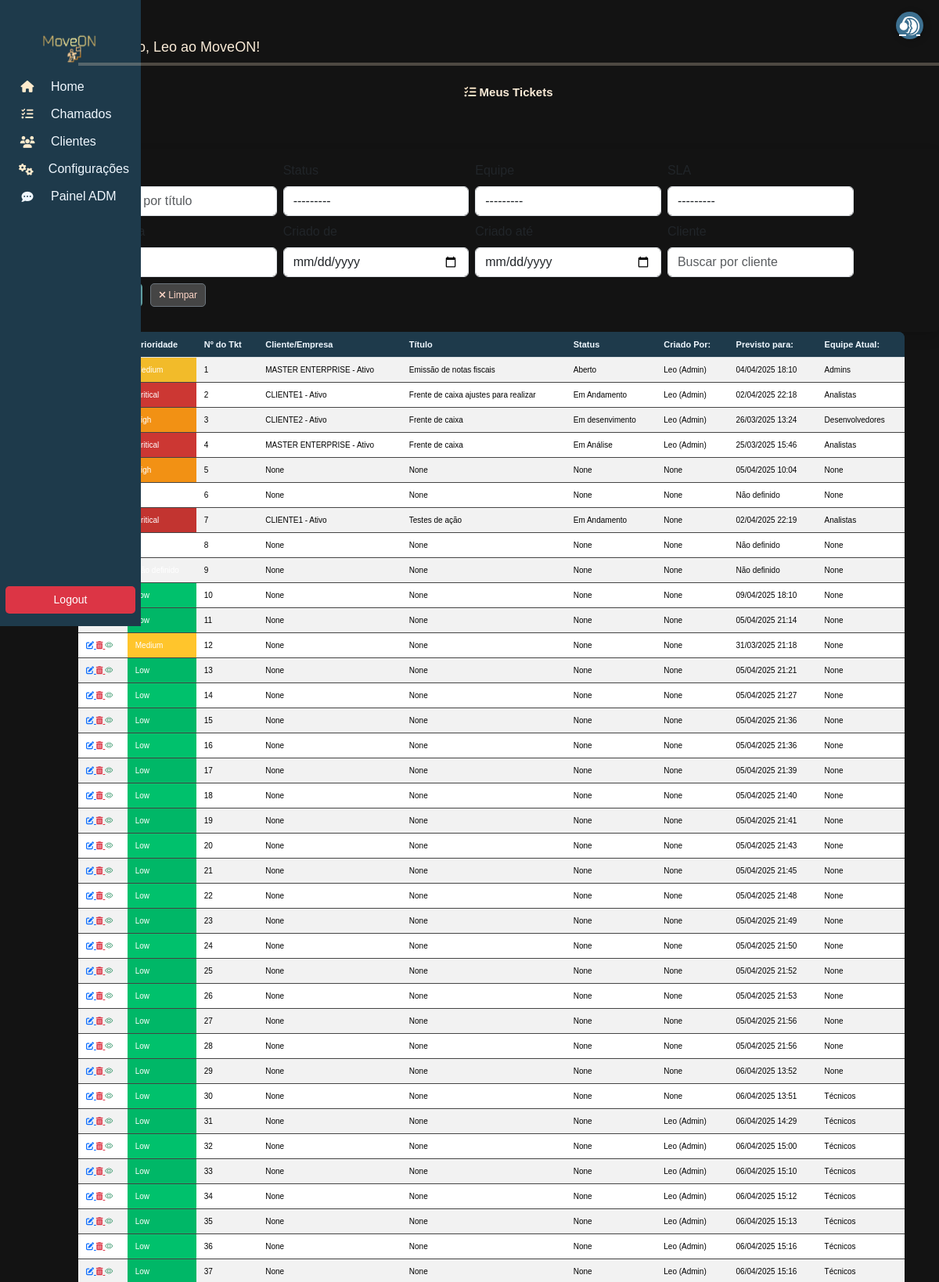
The app's page /move/tickets/list (signed in, upper part) with its own data.
### move_on/models.py (models this page shows, shortened)
class User(AbstractUser):
    client = models.ForeignKey(Profile, on_delete=models.CASCADE, related_name="users", null=True, blank=True, db_column='client')
    role = models.ForeignKey(Role, on_delete=models.SET_NULL, null=True, blank=True, db_column='role')
    groups = models.ManyToManyField(
        'auth.Group',
        related_name='move_on_users',
        blank=True
    )
    user_permissions = models.ManyToManyField(
        'auth.Permission',
        related_name='move_on_users',
        blank=True
    )
    class Meta:
        db_table = "users"
    def __str__(self):
        return f"{self.username} ({self.role})" if self.role else self.username

class Ticket(models.Model):
    client = models.ForeignKey(Profile, on_delete=models.PROTECT, related_name="tickets", null=True, blank=True)
    created_by = models.ForeignKey(User, on_delete=models.CASCADE, related_name="created_tickets", null=True, blank=True)
    assigned_team = models.ForeignKey(Team, on_delete=models.SET_NULL, null=True, blank=True, related_name="tickets")
    sla = models.ForeignKey(SLA, on_delete=models.SET_NULL, null=True, blank=True)
    title = models.CharField("Título", max_length=255, null=True, blank=True)
    description = models.TextField("Descrição", null=True, blank=True)
    status = models.ForeignKey(TicketStatus, on_delete=models.SET_NULL, null=True, blank=True)
    created_at = models.DateTimeField("Criado em", auto_now_add=True)
    updated_at = models.DateTimeField("Atualizado em", auto_now=True)
    due_date = models.DateTimeField("Previsão", null=True, blank=True)
    category = models.ForeignKey(Category, on_delete=models.CASCADE, blank=True, null=True)
    log = models.TextField("Log de Alterações", blank=True)
    class Meta:
        db_table = "tickets"

class SLA(models.Model):
    priority = models.CharField("Prioridade",max_length=10, choices=SLAPriority.choices)
    response_time = models.IntegerField("Tempo de Resposta (dias)")
    resolution_time = models.IntegerField("Tempo de Resolução (dias)")
    def __str__(self):
        return f"{self.get_priority_display()} - {self.resolution_time} dias"
    class Meta:
        db_table = "sla"

class Profile(models.Model):
    name = models.CharField("Nome da Empresa", max_length=150)
    document = models.CharField("CPF/CNPJ", max_length=18, unique=True)
    email = models.EmailField("E-mail", unique=True)
    phone = models.CharField("Telefone", max_length=20, blank=True, null=True)
    active = models.BooleanField("Ativo?", default=True)
    created_at = models.DateTimeField("Criado em", auto_now_add=True)
    class Meta:
        db_table = "profiles"
    def __str__(self):
        return f"{self.name} - {'Ativo' if self.active else 'Inativo'}"

class TicketStatus(models.Model):
    name = models.CharField("Status", max_length=50, unique=True)
    class Meta:
        db_table = "ticket_status"
    def __str__(self):
        return self.name

class Role(models.Model):
    name = models.CharField("Nome do Papel", max_length=50, unique=True)
    description = models.TextField("Descrição", blank=True, null=True)
    class Meta:
        db_table = "roles"
    def __str__(self):
        return self.name

class Team(models.Model):
    client = models.ForeignKey(Profile, on_delete=models.CASCADE, related_name="teams", blank=True, null=True)
    name = models.CharField("Nome da Equipe", max_length=150)
    roles = models.ManyToManyField(Role, related_name="teams", blank=True)
    members = models.ManyToManyField(User, related_name="teams", blank=True)
    class Meta:
        db_table = "teams"
    def __str__(self):
        return f"{self.name}"

### move_on/views.py (the view, shortened to what this page needs)
# urls.py: path('tickets/list',TicketListView.as_view(), name="ticket_list"),
class TicketListView(LoginRequiredMixin, ListView):
    model = Ticket
    template_name = 'tickets/ticket_list.html'
    context_object_name = 'tickets'
    paginate_by= 50
    def get_queryset(self):
        user = self.request.user
        self.form = TicketFilterForm(self.request.GET)
        if user.is_superuser:
            queryset = Ticket.objects.all()
        else:
            queryset = Ticket.objects.filter(
                Q(client=user.client) & (Q(created_by=user) | Q(client=user.client))
            )
        if self.form.is_valid():
            if self.form.cleaned_data["title"]:
                queryset = queryset.filter(title__icontains=self.form.cleaned_data["title"])
            if self.form.cleaned_data["status"]:
                queryset = queryset.filter(status=self.form.cleaned_data["status"])
            if self.form.cleaned_data["assigned_team"]:
                queryset = queryset.filter(assigned_team=self.form.cleaned_data["assigned_team"])
            if self.form.cleaned_data["sla"]:
                queryset = queryset.filter(sla=self.form.cleaned_data["sla"])
            if self.form.cleaned_data["category"]:
                queryset = queryset.filter(category=self.form.cleaned_data["category"])
            if self.form.cleaned_data["created_at_start"]:
                queryset = queryset.filter(created_at__date__gte=self.form.cleaned_data["created_at_start"])
            if self.form.cleaned_data["created_at_end"]:
                queryset = queryset.filter(created_at__date__lte=self.form.cleaned_data["created_at_end"])
            if self.form.cleaned_data["client"]:
                queryset = queryset.filter(client__name__icontains=self.form.cleaned_data["client"])
        return queryset
    def get_context_data(self, **kwargs):
        context = super().get_context_data(**kwargs)
        context["form"] = self.form
        return context
    def render_to_response(self, context, **response_kwargs):
        return super().render_to_response(context, **response_kwargs)

### move_on/models.py (called while the page is built)
    def __str__(self):
        return self.name

### move_on/templatetags/custom_filters.py (called while the page is built)
@register.filter
def get_color(value):
    if value == 'low':
        return '#00c16c'
    elif value == 'medium':
        return '#ffc52c'
    elif value == 'high':
        return '#ff9915'
    elif value == 'critical':
        return '#CC3733'
    return 'gray'  # Valor padrão, caso não tenha correspondência

### move_on/templates/Tickets/ticket_list.html (shortened to what this page needs)
{% extends "Menu/menu.html" %} {% block content %} {% load custom_filters %}
<link rel="stylesheet" href="https://cdn.jsdelivr.net/npm/bootstrap-icons/font/bootstrap-icons.css" />
<h4 style="margin: 25px; text-align: center">
  <i class="fas fa-tasks"></i> Meus Tickets
</h4>
<button id="toggleFilters" class="btn btn-secondary mb-2">
  <i class="fas fa-filter"></i> Filtros
</button>
<div class="filters p-3 rounded shadow" id="filterContainer">
  <form method="GET" class="row g-2">
    <div class="col-md-3 col-12 hide-on-small">
      <label for="id_title" class="form-label">Título</label>
      {{ form.title }}
    </div>
    <div class="col-md-3 col-12">
      <label for="id_status" class="form-label">Status</label>
      {{ form.status }}
    </div>
    <div class="col-md-3 col-12 hide-on-small">
      <label for="id_assigned_team" class="form-label">Equipe</label>
      {{ form.assigned_team }}
    </div>
    <div class="col-md-3 col-12 hide-on-small">
      <label for="id_sla" class="form-label">SLA</label>
      {{ form.sla }}
    </div>
    <div class="col-md-3 col-12">
      <label for="id_category" class="form-label">Categoria</label>
      {{ form.category }}
    </div>
    <div class="col-md-3 col-12">
      <label for="id_created_at_start" class="form-label">Criado de</label>
      {{ form.created_at_start }}
    </div>
    <div class="col-md-3 col-12">
      <label for="id_created_at_end" class="form-label">Criado até</label>
      {{ form.created_at_end }}
    </div>
    <div class="col-md-3 col-12">
      <label for="id_client" class="form-label">Cliente</label>
      {{ form.client }}
    </div>
    <div class="container-but">
      <button type="submit" class="btn btn-primary">
        <i class="fas fa-search"></i> Filtrar
      </button>
      <a href="{% url 'ticket_list' %}" class="btn btn-secondary">
        <i class="fas fa-times"></i> Limpar
      </a>
    </div>
  </form>
</div>
<div class="table-responsive">
  <table class="table table-sm table-striped" id="ticketTable">
    <thead class="text-center">
      <tr>
        <th class="hide-on-small">Ações</th>
        <th>Prioridade</th>
        <th>Nº do Tkt</th>
        <th>Cliente/Empresa</th>
        <th>Título</th>
        <th>Status</th>
        <th>Criado Por:</th>
        <th>Previsto para:</th>
        <th>Equipe Atual:</th>
      </tr>
    </thead>
    <tbody>
      {% for ticket in tickets %}
      <tr>
        <td class>
          <a href="{% url 'ticket_update' ticket.id %}">
            <i class="fas fa-edit" aria-placeholder="Editar" tooltip="Editar"></i>
          </a>
          <a class="text-danger" href="{% url 'ticket_delete' ticket.id %}">
            <i class="fas fa-trash-alt" aria-placeholder="Deletar" tooltip="Deletar"></i>
          </a>
          <a class="text-success" href="{% url 'ticket_detail' ticket.id %}">
            <i class="bi bi-eye" aria-placeholder="Detalhe" tooltip="Detalhes"></i>
          </a>
        </td>
        <td
          style="background-color: {% if ticket.sla %}{{ ticket.sla.priority|get_color }}{% else %}#FFFFFF{% endif %}; color: white;">
          {% if ticket.sla %} {{ ticket.sla.get_priority_display }} {% else %}
          Não definido {% endif %}
        </td>
        <td>{{ ticket.id }}</td>
        <td>{{ ticket.client }}</td>
        <td>{{ ticket.title }}</td>
        <td>{{ ticket.status }}</td>
        <td>{{ ticket.created_by }}</td>
        <td>
          {% if ticket.due_date %} {{ ticket.due_date|date:" d/m/Y H:i" }}
          {%else %} Não definido {% endif %}
        </td>
        <td>{{ ticket.assigned_team }}</td>
      </tr>
      {% empty %}
      <tr>
        <td colspan="9" class="text-center">Nenhum ticket encontrado.</td>
      </tr>
      {% endfor %}
    </tbody>
  </table>
</div>
</div>
{%endblock%}

### move_on/templates/Menu/menu.html (shortened to what this page needs)
{% load static %}
<head>
  <link href="https://cdn.jsdelivr.net/npm/bootstrap@5.3.3/dist/css/bootstrap.min.css" rel="stylesheet" />
  <link rel="stylesheet" href="https://cdnjs.cloudflare.com/ajax/libs/font-awesome/6.5.1/css/all.min.css" />
  <link rel="stylesheet" href="{% static 'css/styles.css' %}" />
</head>
<body>
  <nav class="sidebar">
    <h6> <img src="{% static 'image/moveon.png' %}" style="width: 100px; height:50px;"></h6>
    {% if user.is_authenticated %}
    <a href="/" data-bs-toggle="tooltip" data-bs-placement="right" title="Home">
      <i class="fas fa-home"></i> <span>Home</span>
    </a>
    <a href="{% url 'ticket_list' %}" data-bs-toggle="tooltip" data-bs-placement="right" title="Chamados">
      <i class="fas fa-tasks"></i> <span>Chamados</span>
    </a>
    <a href="{%url 'profile_list'%}" data-bs-toggle="tooltip" data-bs-placement="right" title="Clientes">
      <i class="fas fa-users"></i> <span>Clientes</span>
    </a>
    <a href="{% url 'params' %}" data-bs-toggle="tooltip" data-bs-placement="right" title="Configurações">
      <i class="fas fa-cogs"></i> <span>Configurações</span>
    </a>
    <a href="{% url 'chat_admin_panel' %}" data-bs-toggle="tooltip" data-bs-placement="right" title="Painel">
      <i class="fa-solid fa-comment-dots"></i><span>Painel ADM</span>
    </a>
    <form method="POST" action="{% url 'logout' %}">
      <button type="submit" class="btn btn-danger-2 w-100">Logout</button>
    </form>
    {% else %}
    <p>Necessário estar logado</p>
    {% endif %}
  </nav>
  <div class="content">
    <h3>
      {% block title %}Bem-vindo, {{ user.username }} ao MoveON!{% endblock %}
    </h3>
    <div class="bar-tab-color-preview">
      <hr style="border: none; height: 4px; background-color:blanchedalmond; margin: 0;">
    </div>
    {% block content %}{% endblock %}
  <a href="{% url 'ticket_form' %}" class="support-btn" data-bs-toggle="tooltip" data-bs-placement="left"
    title="Novo Chamado">
    <i class="fa-brands fa-teamspeak"></i>
  </a>
</body>
</html>

### move_on/static/css/styles.css (style rules this page uses)
body { background-color: rgb(19, 19, 19); }
* { font-family: Verdana, Geneva, Tahoma, sans-serif; }
.sidebar { width: 60px; height: 100vh; background: #1e3a4b; position: fixed; top: 0; left: 0; display: flex; flex-direction: column; align-items: center; padding-top: 35px; transition: width 0.5s ease; }
h4, h6 { color: antiquewhite; font-weight: bolder; font-size: 15px; }
h3 { color: antiquewhite; font-size: 18px; }
.sidebar a { text-decoration: none; color: aliceblue; display: flex; align-items: center; gap: 10px; padding: 15px; width: 100%; white-space: nowrap; overflow: hidden; }
.sidebar a i { font-size: 15px; width: 40px; text-align: center; }
.content { margin-left: 100px; margin-top: 50px; }
.fa-home { color: blanchedalmond; }
.fa-tasks { color: blanchedalmond; }
.fa-users { color: blanchedalmond; }
.fa-cogs { color: blanchedalmond; }
.support-btn { position: fixed; top: 15px; right: 20px; background: #3d7090; color: white; border-radius: 50%; width: 35px; height: 35px; display: flex; align-items: center; justify-content: center; font-size: 1.5rem; box-shadow: 2px 2px 10px rgba(0, 0, 0, 0.2); transition: transform 0.2s ease-in-out; z-index: 1000; }
.table { width: 96%; border-collapse: collapse; background-color: #1e3a4b; border-radius: 8px; overflow: hidden; padding: 25px; }
.table th { background-color: #1e3a4b; color: aliceblue; padding: 10px; text-align: left; font-size: 11px; }
.table td { padding: 10px; border-bottom: 1px solid #444; font-size: 10px; }
.table tbody tr:nth-child(even) { background-color: #1e3a4b; }
.btn { padding: 5px 10px; font-size: 12px; border-radius: 5px; }
.btn-danger-2 { background-color: #dc3545; color: white; padding: 10px 20px; border-radius: 5px; margin-top: 50vh; }
@media (min-width: 820px) { .btn-danger-2 { margin-top: 60vh; font-size: 14px; padding: 6px 10px; } }

### move_on/templates/Tickets/ticket_list.html (style rules this page uses)
.container-but { display: flex; gap: 10px; }
.btn-primary { background-color: cadetblue; color: antiquewhite; border: None; }
.btn-secondary { background-color: rgb(69, 69, 69); color: rgb(255, 215, 200); }
form { width: 92%; }

### records on screen
User: username "Leo"
Ticket: sla.priority "Medium", id "1", client "MASTER ENTERPRISE - Ativo", title "Emissão de notas fiscais", status "Aberto", created_by "Leo (Admin)", due_date "04/04/2025 18:10", assigned_team "Admins"
Ticket: sla.priority "Critical", id "2", client "CLIENTE1 - Ativo", title "Frente de caixa ajustes para realizar", status "Em Andamento", created_by "Leo (Admin)", due_date "02/04/2025 22:18", assigned_team "Analistas"
Ticket: sla.priority "High", id "3", client "CLIENTE2 - Ativo", title "Frente de caixa", status "Em desenvimento", created_by "Leo (Admin)", due_date "26/03/2025 13:24", assigned_team "Desenvolvedores"
Ticket: sla.priority "Critical", id "4", client "MASTER ENTERPRISE - Ativo", title "Frente de caixa", status "Em Análise", created_by "Leo (Admin)", due_date "25/03/2025 15:46", assigned_team "Analistas"
Ticket: sla.priority "High", id "5", client "None", title "None", status "None", created_by "None", due_date "05/04/2025 10:04", assigned_team "None"
Ticket: id "6", client "None", title "None", status "None", created_by "None", shows "Não definido", assigned_team "None"
Ticket: sla.priority "Critical", id "7", client "CLIENTE1 - Ativo", title "Testes de ação", status "Em Andamento", created_by "None", due_date "02/04/2025 22:19", assigned_team "Analistas"
Ticket: id "8", client "None", title "None", status "None", created_by "None", shows "Não definido", assigned_team "None"
Ticket: id "9", client "None", title "None", status "None", created_by "None", shows "Não definido", assigned_team "None"
Ticket: sla.priority "Low", id "10", client "None", title "None", status "None", created_by "None", due_date "09/04/2025 18:10", assigned_team "None"
Ticket: sla.priority "Low", id "11", client "None", title "None", status "None", created_by "None", due_date "05/04/2025 21:14", assigned_team "None"
Ticket: sla.priority "Medium", id "12", client "None", title "None", status "None", created_by "None", due_date "31/03/2025 21:18", assigned_team "None"
Ticket: sla.priority "Low", id "13", client "None", title "None", status "None", created_by "None", due_date "05/04/2025 21:21", assigned_team "None"
Ticket: sla.priority "Low", id "14", client "None", title "None", status "None", created_by "None", due_date "05/04/2025 21:27", assigned_team "None"
Ticket: sla.priority "Low", id "15", client "None", title "None", status "None", created_by "None", due_date "05/04/2025 21:36", assigned_team "None"
Ticket: sla.priority "Low", id "16", client "None", title "None", status "None", created_by "None", due_date "05/04/2025 21:36", assigned_team "None"
Ticket: sla.priority "Low", id "17", client "None", title "None", status "None", created_by "None", due_date "05/04/2025 21:39", assigned_team "None"
Ticket: sla.priority "Low", id "18", client "None", title "None", status "None", created_by "None", due_date "05/04/2025 21:40", assigned_team "None"
Ticket: sla.priority "Low", id "19", client "None", title "None", status "None", created_by "None", due_date "05/04/2025 21:41", assigned_team "None"
Ticket: sla.priority "Low", id "20", client "None", title "None", status "None", created_by "None", due_date "05/04/2025 21:43", assigned_team "None"
Ticket: sla.priority "Low", id "21", client "None", title "None", status "None", created_by "None", due_date "05/04/2025 21:45", assigned_team "None"
Ticket: sla.priority "Low", id "22", client "None", title "None", status "None", created_by "None", due_date "05/04/2025 21:48", assigned_team "None"
Ticket: sla.priority "Low", id "23", client "None", title "None", status "None", created_by "None", due_date "05/04/2025 21:49", assigned_team "None"
Ticket: sla.priority "Low", id "24", client "None", title "None", status "None", created_by "None", due_date "05/04/2025 21:50", assigned_team "None"
Ticket: sla.priority "Low", id "25", client "None", title "None", status "None", created_by "None", due_date "05/04/2025 21:52", assigned_team "None"
Ticket: sla.priority "Low", id "26", client "None", title "None", status "None", created_by "None", due_date "05/04/2025 21:53", assigned_team "None"
Ticket: sla.priority "Low", id "27", client "None", title "None", status "None", created_by "None", due_date "05/04/2025 21:56", assigned_team "None"
Ticket: sla.priority "Low", id "28", client "None", title "None", status "None", created_by "None", due_date "05/04/2025 21:56", assigned_team "None"
Ticket: sla.priority "Low", id "29", client "None", title "None", status "None", created_by "None", due_date "06/04/2025 13:52", assigned_team "None"
Ticket: sla.priority "Low", id "30", client "None", title "None", status "None", created_by "None", due_date "06/04/2025 13:51", assigned_team "Técnicos"
Ticket: sla.priority "Low", id "31", client "None", title "None", status "None", created_by "Leo (Admin)", due_date "06/04/2025 14:29", assigned_team "Técnicos"
Ticket: sla.priority "Low", id "32", client "None", title "None", status "None", created_by "Leo (Admin)", due_date "06/04/2025 15:00", assigned_team "Técnicos"
Ticket: sla.priority "Low", id "33", client "None", title "None", status "None", created_by "Leo (Admin)", due_date "06/04/2025 15:10", assigned_team "Técnicos"
Ticket: sla.priority "Low", id "34", client "None", title "None", status "None", created_by "Leo (Admin)", due_date "06/04/2025 15:12", assigned_team "Técnicos"
Ticket: sla.priority "Low", id "35", client "None", title "None", status "None", created_by "Leo (Admin)", due_date "06/04/2025 15:13", assigned_team "Técnicos"
Ticket: sla.priority "Low", id "36", client "None", title "None", status "None", created_by "Leo (Admin)", due_date "06/04/2025 15:16", assigned_team "Técnicos"
Ticket: sla.priority "Low", id "37", client "None", title "None", status "None", created_by "Leo (Admin)", due_date "06/04/2025 15:16", assigned_team "Técnicos"
